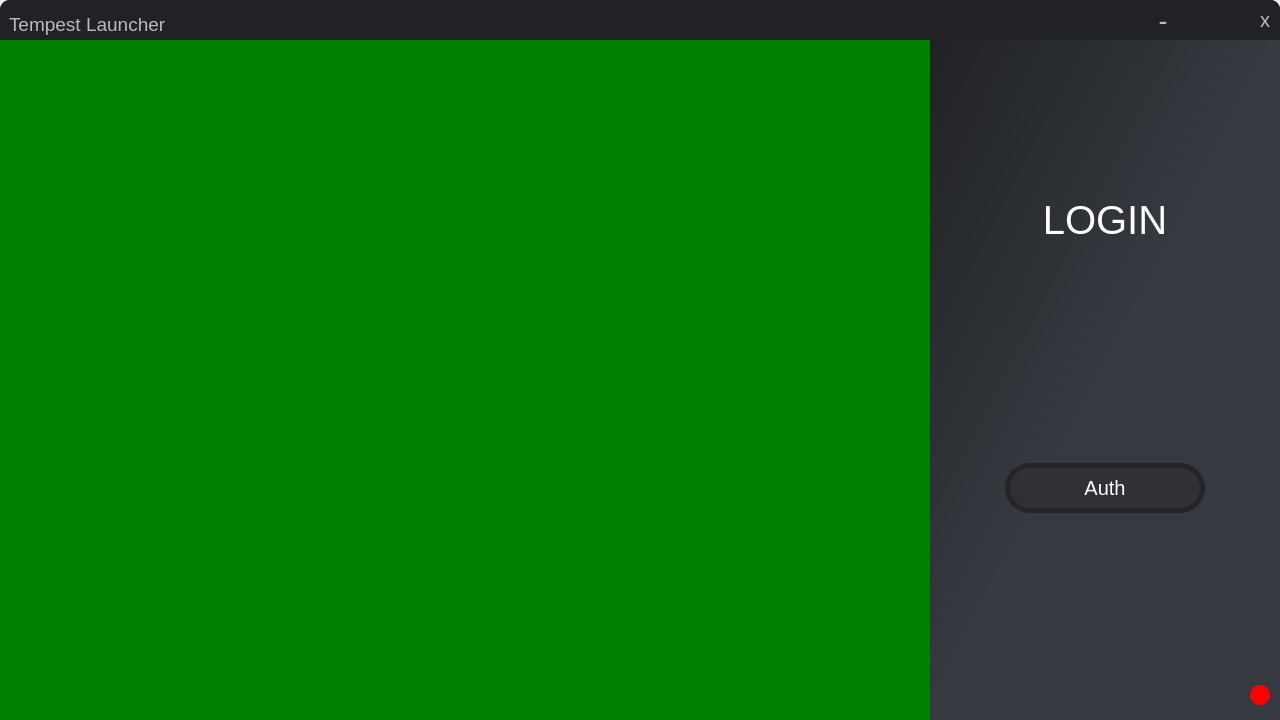
<?xml version="1.0" encoding="UTF-8"?>
<ui version="4.0">
 <class>Form</class>
 <widget class="QWidget" name="Form">
  <property name="geometry">
   <rect>
    <x>0</x>
    <y>0</y>
    <width>1280</width>
    <height>720</height>
   </rect>
  </property>
  <property name="minimumSize">
   <size>
    <width>0</width>
    <height>0</height>
   </size>
  </property>
  <property name="windowTitle">
   <string>Form</string>
  </property>
  <property name="styleSheet">
   <string notr="true">border:none</string>
  </property>
  <layout class="QGridLayout" name="gridLayout">
   <property name="leftMargin">
    <number>0</number>
   </property>
   <property name="topMargin">
    <number>0</number>
   </property>
   <property name="rightMargin">
    <number>0</number>
   </property>
   <property name="bottomMargin">
    <number>0</number>
   </property>
   <property name="spacing">
    <number>0</number>
   </property>
   <item row="2" column="0">
    <widget class="QFrame" name="Body">
     <property name="frameShape">
      <enum>QFrame::StyledPanel</enum>
     </property>
     <property name="frameShadow">
      <enum>QFrame::Raised</enum>
     </property>
     <layout class="QHBoxLayout" name="horizontalLayout">
      <property name="spacing">
       <number>0</number>
      </property>
      <property name="leftMargin">
       <number>0</number>
      </property>
      <property name="topMargin">
       <number>0</number>
      </property>
      <property name="rightMargin">
       <number>0</number>
      </property>
      <property name="bottomMargin">
       <number>0</number>
      </property>
      <item>
       <widget class="QFrame" name="bg_frame">
        <property name="styleSheet">
         <string notr="true">border:none;
background-color:green;</string>
        </property>
        <property name="frameShape">
         <enum>QFrame::StyledPanel</enum>
        </property>
        <property name="frameShadow">
         <enum>QFrame::Raised</enum>
        </property>
        <layout class="QGridLayout" name="gridLayout_2">
         <property name="leftMargin">
          <number>0</number>
         </property>
         <property name="topMargin">
          <number>0</number>
         </property>
         <property name="rightMargin">
          <number>0</number>
         </property>
         <property name="bottomMargin">
          <number>0</number>
         </property>
         <property name="spacing">
          <number>0</number>
         </property>
         <item row="0" column="0">
          <widget class="QLabel" name="gallery">
           <property name="text">
            <string/>
           </property>
           <property name="scaledContents">
            <bool>true</bool>
           </property>
          </widget>
         </item>
        </layout>
       </widget>
      </item>
      <item>
       <widget class="QFrame" name="login_frame">
        <property name="minimumSize">
         <size>
          <width>350</width>
          <height>0</height>
         </size>
        </property>
        <property name="maximumSize">
         <size>
          <width>350</width>
          <height>16777215</height>
         </size>
        </property>
        <property name="sizeIncrement">
         <size>
          <width>0</width>
          <height>0</height>
         </size>
        </property>
        <property name="styleSheet">
         <string notr="true">background-color: qlineargradient(spread:pad, x1:0, y1:0, x2:1, y2:1, stop:0 rgba(32, 34, 37, 255), stop:0.494565 rgba(54, 57, 63, 255));
border:none;</string>
        </property>
        <property name="frameShape">
         <enum>QFrame::StyledPanel</enum>
        </property>
        <property name="frameShadow">
         <enum>QFrame::Raised</enum>
        </property>
        <layout class="QVBoxLayout" name="verticalLayout">
         <property name="spacing">
          <number>0</number>
         </property>
         <property name="leftMargin">
          <number>0</number>
         </property>
         <property name="topMargin">
          <number>0</number>
         </property>
         <property name="rightMargin">
          <number>0</number>
         </property>
         <property name="bottomMargin">
          <number>0</number>
         </property>
         <item alignment="Qt::AlignHCenter|Qt::AlignVCenter">
          <widget class="QFrame" name="frame">
           <property name="styleSheet">
            <string notr="true">background-color:none;</string>
           </property>
           <property name="frameShape">
            <enum>QFrame::StyledPanel</enum>
           </property>
           <property name="frameShadow">
            <enum>QFrame::Raised</enum>
           </property>
           <layout class="QVBoxLayout" name="verticalLayout_2">
            <property name="spacing">
             <number>20</number>
            </property>
            <property name="leftMargin">
             <number>0</number>
            </property>
            <property name="topMargin">
             <number>0</number>
            </property>
            <property name="rightMargin">
             <number>0</number>
            </property>
            <property name="bottomMargin">
             <number>0</number>
            </property>
            <item>
             <widget class="QPushButton" name="pushButton_4">
              <property name="sizePolicy">
               <sizepolicy hsizetype="Preferred" vsizetype="Preferred">
                <horstretch>0</horstretch>
                <verstretch>0</verstretch>
               </sizepolicy>
              </property>
              <property name="styleSheet">
               <string notr="true">color:white;
font:30pt;
background-color:none;</string>
              </property>
              <property name="text">
               <string>LOGIN</string>
              </property>
              <property name="icon">
               <iconset resource="../qtrf.qrc">
                <normaloff>:/icon/assets/icon/icon.png</normaloff>:/icon/assets/icon/icon.png</iconset>
              </property>
              <property name="iconSize">
               <size>
                <width>80</width>
                <height>80</height>
               </size>
              </property>
             </widget>
            </item>
            <item alignment="Qt::AlignHCenter">
             <widget class="QLabel" name="label">
              <property name="minimumSize">
               <size>
                <width>200</width>
                <height>180</height>
               </size>
              </property>
              <property name="maximumSize">
               <size>
                <width>200</width>
                <height>180</height>
               </size>
              </property>
              <property name="styleSheet">
               <string notr="true">background-color:transparent;</string>
              </property>
              <property name="text">
               <string/>
              </property>
              <property name="pixmap">
               <pixmap resource="../qtrf.qrc">:/icon/assets/icon/bXFYZHv.png</pixmap>
              </property>
              <property name="scaledContents">
               <bool>true</bool>
              </property>
             </widget>
            </item>
            <item>
             <widget class="QPushButton" name="authBtn">
              <property name="minimumSize">
               <size>
                <width>100</width>
                <height>50</height>
               </size>
              </property>
              <property name="maximumSize">
               <size>
                <width>250</width>
                <height>50</height>
               </size>
              </property>
              <property name="cursor">
               <cursorShape>PointingHandCursor</cursorShape>
              </property>
              <property name="styleSheet">
               <string notr="true">QPushButton {
background-color: rgb(47, 49, 54);
border:5px solid rgb(37, 37, 37);
border-radius:25px;
color:white;
font:15pt;
}
QPushButton:hover {
background-color:rgb(37, 37, 37);

}</string>
              </property>
              <property name="text">
               <string>Auth</string>
              </property>
             </widget>
            </item>
           </layout>
          </widget>
         </item>
         <item alignment="Qt::AlignRight">
          <widget class="QFrame" name="sizeGripFrame">
           <property name="minimumSize">
            <size>
             <width>20</width>
             <height>0</height>
            </size>
           </property>
           <property name="maximumSize">
            <size>
             <width>16777215</width>
             <height>50</height>
            </size>
           </property>
           <property name="styleSheet">
            <string notr="true">background-color:none;</string>
           </property>
           <property name="frameShape">
            <enum>QFrame::StyledPanel</enum>
           </property>
           <property name="frameShadow">
            <enum>QFrame::Raised</enum>
           </property>
           <layout class="QVBoxLayout" name="verticalLayout_3">
            <property name="spacing">
             <number>0</number>
            </property>
            <property name="leftMargin">
             <number>10</number>
            </property>
            <property name="topMargin">
             <number>0</number>
            </property>
            <property name="rightMargin">
             <number>10</number>
            </property>
            <property name="bottomMargin">
             <number>0</number>
            </property>
            <item>
             <widget class="QLabel" name="sizeGrip">
              <property name="sizePolicy">
               <sizepolicy hsizetype="Preferred" vsizetype="Preferred">
                <horstretch>0</horstretch>
                <verstretch>0</verstretch>
               </sizepolicy>
              </property>
              <property name="minimumSize">
               <size>
                <width>20</width>
                <height>20</height>
               </size>
              </property>
              <property name="maximumSize">
               <size>
                <width>20</width>
                <height>20</height>
               </size>
              </property>
              <property name="sizeIncrement">
               <size>
                <width>0</width>
                <height>0</height>
               </size>
              </property>
              <property name="cursor">
               <cursorShape>SizeFDiagCursor</cursorShape>
              </property>
              <property name="styleSheet">
               <string notr="true">background-color:red;
border-radius:10px;</string>
              </property>
              <property name="text">
               <string/>
              </property>
             </widget>
            </item>
           </layout>
          </widget>
         </item>
        </layout>
       </widget>
      </item>
     </layout>
    </widget>
   </item>
   <item row="1" column="0">
    <widget class="QFrame" name="Header">
     <property name="minimumSize">
      <size>
       <width>0</width>
       <height>40</height>
      </size>
     </property>
     <property name="maximumSize">
      <size>
       <width>16777215</width>
       <height>40</height>
      </size>
     </property>
     <property name="styleSheet">
      <string notr="true">border:none;
background:rgb(32, 34, 37);
border-top-left-radius:10px;
border-top-right-radius:10px;
border-bottom-left-radius:0px;
border-bottom-right-radius:0px;</string>
     </property>
     <property name="frameShape">
      <enum>QFrame::StyledPanel</enum>
     </property>
     <property name="frameShadow">
      <enum>QFrame::Raised</enum>
     </property>
     <layout class="QHBoxLayout" name="horizontalLayout_2">
      <property name="leftMargin">
       <number>0</number>
      </property>
      <property name="topMargin">
       <number>0</number>
      </property>
      <property name="rightMargin">
       <number>0</number>
      </property>
      <property name="bottomMargin">
       <number>0</number>
      </property>
      <item alignment="Qt::AlignLeft">
       <widget class="QFrame" name="frame_5">
        <property name="frameShape">
         <enum>QFrame::StyledPanel</enum>
        </property>
        <property name="frameShadow">
         <enum>QFrame::Raised</enum>
        </property>
        <layout class="QHBoxLayout" name="horizontalLayout_4">
         <property name="spacing">
          <number>0</number>
         </property>
         <property name="bottomMargin">
          <number>0</number>
         </property>
         <item alignment="Qt::AlignLeft|Qt::AlignVCenter">
          <widget class="QLabel" name="label_2">
           <property name="cursor">
            <cursorShape>ArrowCursor</cursorShape>
           </property>
           <property name="styleSheet">
            <string notr="true">color:white;
font:14pt;
color:rgb(185, 187, 190);</string>
           </property>
           <property name="text">
            <string>Tempest Launcher</string>
           </property>
          </widget>
         </item>
        </layout>
       </widget>
      </item>
      <item alignment="Qt::AlignRight">
       <widget class="QFrame" name="frame_6">
        <property name="styleSheet">
         <string notr="true"/>
        </property>
        <property name="frameShape">
         <enum>QFrame::StyledPanel</enum>
        </property>
        <property name="frameShadow">
         <enum>QFrame::Raised</enum>
        </property>
        <layout class="QHBoxLayout" name="horizontalLayout_3">
         <property name="spacing">
          <number>0</number>
         </property>
         <property name="leftMargin">
          <number>0</number>
         </property>
         <property name="topMargin">
          <number>0</number>
         </property>
         <property name="rightMargin">
          <number>0</number>
         </property>
         <property name="bottomMargin">
          <number>0</number>
         </property>
         <item>
          <widget class="QPushButton" name="minBtn">
           <property name="sizePolicy">
            <sizepolicy hsizetype="Preferred" vsizetype="Preferred">
             <horstretch>0</horstretch>
             <verstretch>0</verstretch>
            </sizepolicy>
           </property>
           <property name="minimumSize">
            <size>
             <width>30</width>
             <height>30</height>
            </size>
           </property>
           <property name="cursor">
            <cursorShape>PointingHandCursor</cursorShape>
           </property>
           <property name="styleSheet">
            <string notr="true">QPushButton {
color:rgb(185, 187, 190);
font:20pt;
border-top-left-radius:0px;
border-top-right-radius:0px;
}
QPushButton:hover {
background-color:rgb(38, 41, 46);
}</string>
           </property>
           <property name="text">
            <string>-</string>
           </property>
           <property name="autoExclusive">
            <bool>false</bool>
           </property>
          </widget>
         </item>
         <item>
          <widget class="QPushButton" name="fullScrBtn">
           <property name="sizePolicy">
            <sizepolicy hsizetype="Preferred" vsizetype="Preferred">
             <horstretch>0</horstretch>
             <verstretch>0</verstretch>
            </sizepolicy>
           </property>
           <property name="minimumSize">
            <size>
             <width>30</width>
             <height>30</height>
            </size>
           </property>
           <property name="cursor">
            <cursorShape>PointingHandCursor</cursorShape>
           </property>
           <property name="styleSheet">
            <string notr="true">QPushButton {
color:rgb(185, 187, 190);
font:20pt;
border-top-left-radius:0px;
border-top-right-radius:0px;
}
QPushButton:hover {
background-color:rgb(38, 41, 46);
}</string>
           </property>
           <property name="text">
            <string/>
           </property>
           <property name="icon">
            <iconset resource="../qtrf.qrc">
             <normaloff>:/icon/assets/icon/maximize-2.svg</normaloff>:/icon/assets/icon/maximize-2.svg</iconset>
           </property>
           <property name="autoExclusive">
            <bool>false</bool>
           </property>
          </widget>
         </item>
         <item>
          <widget class="QPushButton" name="closeBtn">
           <property name="sizePolicy">
            <sizepolicy hsizetype="Preferred" vsizetype="Preferred">
             <horstretch>0</horstretch>
             <verstretch>0</verstretch>
            </sizepolicy>
           </property>
           <property name="minimumSize">
            <size>
             <width>30</width>
             <height>30</height>
            </size>
           </property>
           <property name="cursor">
            <cursorShape>PointingHandCursor</cursorShape>
           </property>
           <property name="styleSheet">
            <string notr="true">QPushButton {
color:rgb(185, 187, 190);
font:15pt;
border-top-left-radius:0px;
border-top-right-radius:10px;
}
QPushButton:hover {
background-color:rgb(237, 66, 69);
}</string>
           </property>
           <property name="text">
            <string>x</string>
           </property>
           <property name="autoExclusive">
            <bool>false</bool>
           </property>
          </widget>
         </item>
        </layout>
       </widget>
      </item>
     </layout>
    </widget>
   </item>
  </layout>
 </widget>
 <resources>
  <include location="../qtrf.qrc"/>
 </resources>
 <connections/>
</ui>
